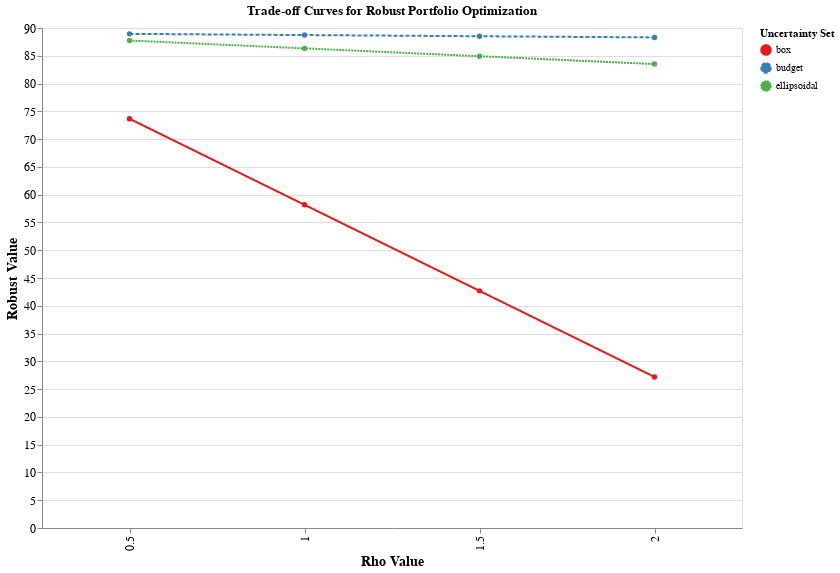

Notebook source saved alongside this figure:
### Code cell
df = pd.DataFrame(results)
chart = alt.Chart(df).mark_line(point=True, color='black').encode(
    x=alt.X('rho:O', title='Rho Value', axis=alt.Axis(grid=False, titleFontSize=14, labelFontSize=12)),
    y=alt.Y('robust_value:Q', title='Robust Value', axis=alt.Axis(grid=True, titleFontSize=14, labelFontSize=12)),
    color=alt.Color('uncertainty_set:N', title='Uncertainty Set', scale=alt.Scale(scheme='set1')),
    strokeDash=alt.StrokeDash('uncertainty_set:N', title='Uncertainty Set'),
    tooltip=[
        alt.Tooltip('rho:O', title='Rho'),
        alt.Tooltip('robust_value:Q', title='Robust Value'),
        alt.Tooltip('uncertainty_set:N', title='Uncertainty Set')
    ]
).properties(
    title='Trade-off Curves for Robust Portfolio Optimization',
    width=700,  
    height=500  
).interactive() 
chart.show()

### Figure 1 — Vega-Lite specification as saved in the notebook (floating-point values rounded to 4 significant figures)
{"config": {"view": {"continuousWidth": 300, "continuousHeight": 300}}, "data": {"name": "data-8ea311f420c5dbacfadca00f151d4a1f"}, "mark": {"type": "line", "color": "black", "point": true}, "encoding": {"color": {"field": "uncertainty_set", "scale": {"scheme": "set1"}, "title": "Uncertainty Set", "type": "nominal"}, "strokeDash": {"field": "uncertainty_set", "title": "Uncertainty Set", "type": "nominal"}, "tooltip": [{"field": "rho", "title": "Rho", "type": "ordinal"}, {"field": "robust_value", "title": "Robust Value", "type": "quantitative"}, {"field": "uncertainty_set", "title": "Uncertainty Set", "type": "nominal"}], "x": {"axis": {"grid": false, "labelFontSize": 12, "titleFontSize": 14}, "field": "rho", "title": "Rho Value", "type": "ordinal"}, "y": {"axis": {"grid": true, "labelFontSize": 12, "titleFontSize": 14}, "field": "robust_value", "title": "Robust Value", "type": "quantitative"}}, "height": 500, "params": [{"name": "param_1", "select": {"type": "interval", "encodings": ["x", "y"]}, "bind": "scales"}], "title": "Trade-off Curves for Robust Portfolio Optimization", "width": 700, "$schema": "https://vega.github.io/schema/vega-lite/v5.17.0.json", "datasets": {"data-8ea311f420c5dbacfadca00f151d4a1f": [{"rho": 0.5, "uncertainty_set": "ellipsoidal", "robust_value": 87.74}, {"rho": 0.5, "uncertainty_set": "budget", "robust_value": 88.94}, {"rho": 0.5, "uncertainty_set": "box", "robust_value": 73.67}, {"rho": 1.0, "uncertainty_set": "ellipsoidal", "robust_value": 86.33}, {"rho": 1.0, "uncertainty_set": "budget", "robust_value": 88.73}, {"rho": 1.0, "uncertainty_set": "box", "robust_value": 58.17}, {"rho": 1.5, "uncertainty_set": "ellipsoidal", "robust_value": 84.92}, {"rho": 1.5, "uncertainty_set": "budget", "robust_value": 88.52}, {"rho": 1.5, "uncertainty_set": "box", "robust_value": 42.68}, {"rho": 2.0, "uncertainty_set": "ellipsoidal", "robust_value": 83.51}, {"rho": 2.0, "uncertainty_set": "budget", "robust_value": 88.3}, {"rho": 2.0, "uncertainty_set": "box", "robust_value": 27.19}]}}
